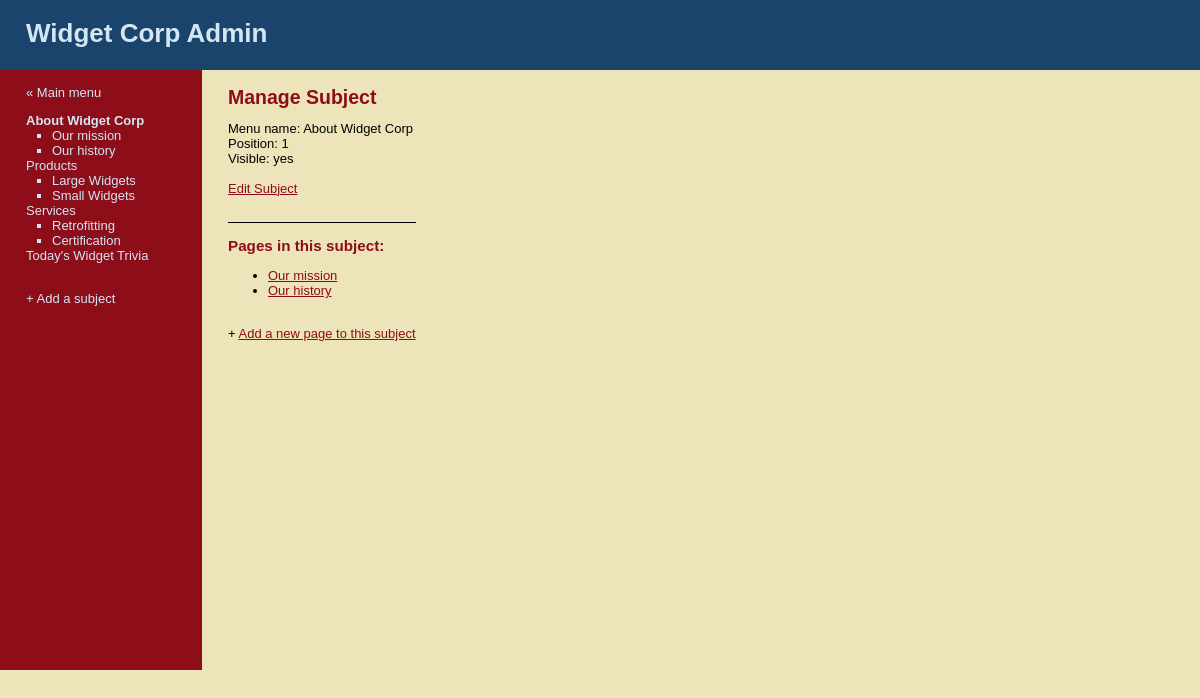
Screenshot of /WT9/public/manage_content.php?subject=26 (signed in) with the database file from the repository.
### tables this page shows
CREATE TABLE `subjects` (
  `id` int(11) NOT NULL,
  `menu_name` varchar(30) NOT NULL,
  `position` int(3) NOT NULL,
  `visible` tinyint(1) NOT NULL
);

CREATE TABLE `pages` (
  `id` int(11) NOT NULL,
  `subject_id` int(11) NOT NULL,
  `menu_name` varchar(30) NOT NULL,
  `position` int(3) NOT NULL,
  `visible` tinyint(1) NOT NULL,
  `content` text DEFAULT NULL
);

### WT9/public/manage_content.php (the view, shortened to what this page needs)
<?php require_once("../includes/db_connection.php"); ?>
<?php require_once("../includes/functions.php"); ?>
<?php $layout_context = "admin"; ?>
<?php include("../includes/layouts/header.php"); ?>
<?php find_selected_page(); ?>
<div id="main">
    <div id="navigation">
        <br />
        <a href="admin.php">&laquo; Main menu</a><br />
        <?php echo navigation($current_subject, $current_page); ?>
        <br />
        <a href="new_subject.php">+ Add a subject</a>
    </div>
    <div id="page">
        <?php if ($current_subject) { ?>
            <h2>Manage Subject</h2>
            Menu name: <?php echo htmlentities($current_subject["menu_name"]); ?><br />
            Position: <?php echo $current_subject["position"]; ?><br />
            Visible: <?php echo $current_subject["visible"] == 1 ? 'yes' : 'no'; ?><br />
            <br />
            <a href="edit_subject.php?subject=<?php echo urlencode($current_subject["id"]); ?>">Edit Subject</a>
            <div style="margin-top: 2em; border-top: 1px solid #000000;">
                <h3>Pages in this subject:</h3>
                <ul>
                    <?php
                    $subject_pages = find_pages_for_subject($current_subject["id"], false);
                    while ($page = mysqli_fetch_assoc($subject_pages)) {
                        echo "<li>";
                        $safe_page_id = urlencode($page["id"]);
                        echo "<a href=\"manage_content.php?page={$safe_page_id}\">";
                        echo htmlentities($page["menu_name"]);
                        echo "</a>";
                        echo "</li>";
                    }
                    ?>
                </ul>
                <br />
                + <a href="new_page.php?subject=<?php echo urlencode($current_subject["id"]); ?>">Add a new page to this subject</a>
            </div>
        <?php } else { ?>
            Please select a subject or a page.
        <?php } ?>
    </div>
</div>

### WT9/includes/layouts/header.php (shortened to what this page needs)
<!DOCTYPE html PUBLIC "-//W3C//DTD HTML 4.01 Transitional//EN"
   "http://www.w3.org/TR/html4/loose.dtd">
<html lang="en">
	<head>
		<link href="stylesheets/public.css" media="all" rel="stylesheet" type="text/css" />
	</head>
	<body>
    <div id="header">
      <h1>Widget Corp <?php if ($layout_context == "admin") { echo "Admin"; } ?></h1>
    </div>

### WT9/includes/functions.php (shortened to what this page needs)
<?php
	function find_all_subjects($public=true) {
		global $connection;
		$query  = "SELECT * ";
		$query .= "FROM subjects ";
		$query .= "ORDER BY position ASC";
		$subject_set = mysqli_query($connection, $query);
		return $subject_set;
	}
	function find_pages_for_subject($subject_id, $public=true) {
		global $connection;
		$safe_subject_id = mysqli_real_escape_string($connection, $subject_id);
		$query  = "SELECT * ";
		$query .= "FROM pages ";
		$query .= "WHERE subject_id = {$safe_subject_id} ";
		$query .= "ORDER BY position ASC";
		$page_set = mysqli_query($connection, $query);
		return $page_set;
	}
	function find_subject_by_id($subject_id, $public=true) {
		global $connection;
		$safe_subject_id = mysqli_real_escape_string($connection, $subject_id);
		$query  = "SELECT * ";
		$query .= "FROM subjects ";
		$query .= "WHERE id = {$safe_subject_id} ";
		$query .= "LIMIT 1";
		$subject_set = mysqli_query($connection, $query);
		if($subject = mysqli_fetch_assoc($subject_set)) {
			return $subject;
		} else {
			return null;
		}
	}
	function find_selected_page($public=false) {
		if (isset($_GET["subject"])) {
			$current_subject = find_subject_by_id($_GET["subject"], $public);
			if ($current_subject && $public) {
				$current_page = find_default_page_for_subject($current_subject["id"]);
			} else {
				$current_page = null;
			}
		} elseif (isset($_GET["page"])) {
			$current_subject = null;
			$current_page = find_page_by_id($_GET["page"], $public);
		} else {
			$current_subject = null;
			$current_page = null;
		}
	}
	function navigation($subject_array, $page_array) {
		$output = "<ul class=\"subjects\">";
		$subject_set = find_all_subjects(false);
		while($subject = mysqli_fetch_assoc($subject_set)) {
			$output .= "<li";
			if ($subject_array && $subject["id"] == $subject_array["id"]) {
				$output .= " class=\"selected\"";
			}
			$output .= ">";
			$output .= "<a href=\"manage_content.php?subject=";
			$output .= urlencode($subject["id"]);
			$output .= "\">";
			$output .= htmlentities($subject["menu_name"]);
			$output .= "</a>";
			$page_set = find_pages_for_subject($subject["id"], false);
			$output .= "<ul class=\"pages\">";
			while($page = mysqli_fetch_assoc($page_set)) {
				$output .= "<li";
				$output .= ">";
				$output .= "<a href=\"manage_content.php?page=";
				$output .= urlencode($page["id"]);
				$output .= "\">";
				$output .= htmlentities($page["menu_name"]);
				$output .= "</a></li>";
			}
			$output .= "</ul></li>";
		}
		$output .= "</ul>";
		return $output;
	}
?>

### WT9/public/stylesheets/public.css (style rules this page uses)
html { height: 100%; width: 100%; }
body { width: 100%; height: 100%; margin: 0; padding: 0; border: 0; font-family: Verdana, Arial, Helvetica, sans-serif; font-size: 13px; line-height: 15px; background: #EEE4B9; }
a { color: #8D0D19; }
#header { height: 70px; margin: 0; padding: 0; text-align: left; background: #1A446C; color: #D4E6F4; }
#header h1 { padding: 1em; margin: 0; }
#main { height: 600px; width: 100%; margin: 0; padding: 0; background: #EEE4B9; }
#navigation { float: left; width: 150px; height: 100%; margin: 0; padding: 0 2em; color: #D4E6F4; background: #8D0D19; }
#navigation a { color: #D4E6F4; text-decoration: none; }
ul.subjects { margin: 1em 0; padding-left: 0; list-style: none; }
ul.pages { padding-left: 2em; list-style: square; font-weight: normal; }
.selected { font-weight: bold; }
#page { float: left; height: 100%; padding-left: 2em; vertical-align: top; background: #EEE4B9; }
#page h2 { color: #8D0D19; margin-top: 1em; }
#page h3 { color: #8D0D19; }

### rows the page displays
subjects: value "About Widget Corp", menu_name "About Widget Corp", position "1"
pages: value "Our mission", menu_name "Our mission"
pages: value "Our history", menu_name "Our history"
subjects: value "Products"
pages: value "Large Widgets"
pages: value "Small Widgets"
subjects: value "Services"
pages: value "Retrofitting"
pages: value "Certification"
subjects: value "Today's Widget Trivia"
